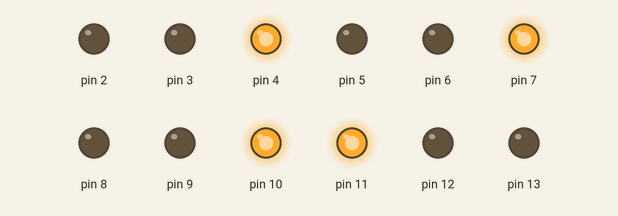
Recording of a sketch running on a simulated Arduino Uno, built with avr-gcc and run on an emulated ATmega328P. Parts: output pins drawn as LEDs (lit = HIGH).

Above: at 0.1 s.
At 8.1 s:
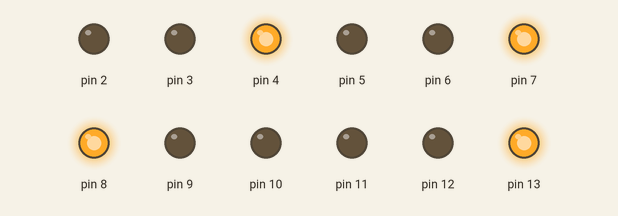
At 16.1 s:
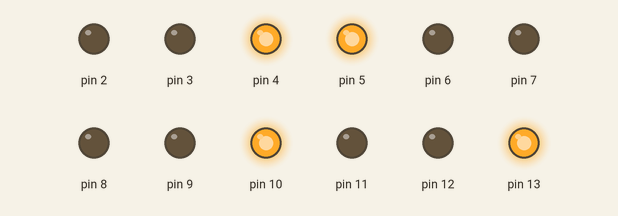
At 24.1 s:
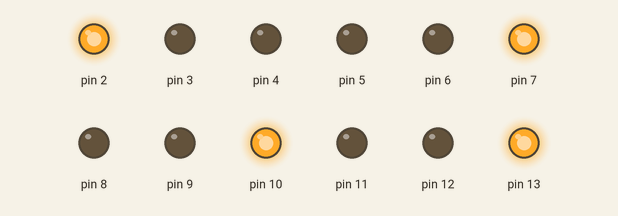
At 30.1 s:
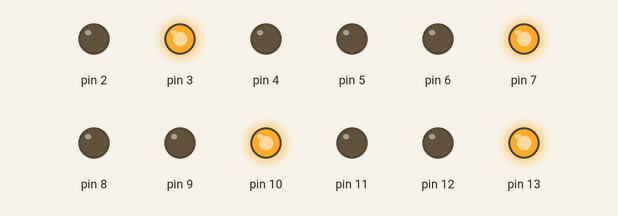
At 38.1 s:
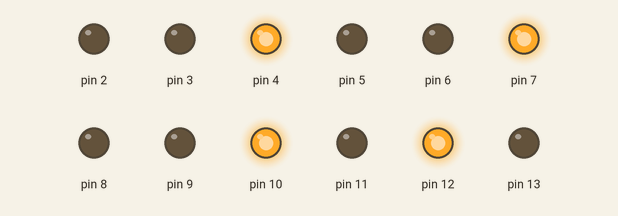
Timing chart, 0 to 39.6 s (numbered marks = the images above):
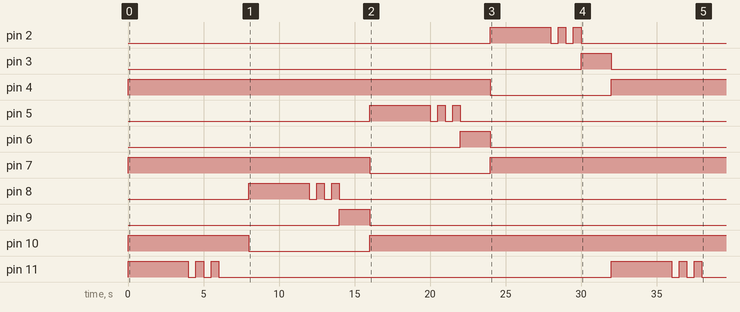

The sketch:

4_way_traffic_lights1.ino
```cpp
// C++ code
//
/*
  For an array of 4 Traffic Lights
*/

void setup()
{
  // Street Light 1
  pinMode(13, OUTPUT);
  pinMode(12, OUTPUT);
  pinMode(11, OUTPUT);

  // Street Light 2
  pinMode(10, OUTPUT);
  pinMode(9, OUTPUT);
  pinMode(8, OUTPUT);

  // Street Light 3
  pinMode(7, OUTPUT);
  pinMode(6, OUTPUT);
  pinMode(5, OUTPUT);

  // Traffic Light 4
  pinMode(4, OUTPUT);
  pinMode(3, OUTPUT);
  pinMode(2, OUTPUT);
}

void loop()
{
  // First Traffic Light
  digitalWrite(10, HIGH);
  digitalWrite(7, HIGH);
  digitalWrite(4, HIGH);
  greenLight(11);
  yellowLight(12);
  digitalWrite(10, LOW);

  digitalWrite(13, HIGH);
  greenLight(8);
  yellowLight(9);
  digitalWrite(7, LOW);

  digitalWrite(10, HIGH);
  greenLight(5);
  yellowLight(6);
  digitalWrite(4, LOW);

  digitalWrite(7, HIGH);
  greenLight(2);
  yellowLight(3);
  digitalWrite(13, LOW);
}

void yellowLight(int yellow)
{
  digitalWrite(yellow, HIGH);
  delay(2000);
  digitalWrite(yellow, LOW);
}

void greenLight(int green)
{
  digitalWrite(green, HIGH);
  delay(4000);
  digitalWrite(green, LOW);
  delay(500);
  digitalWrite(green, HIGH);
  delay(500);
  digitalWrite(green, LOW);
  delay(500);
  digitalWrite(green, HIGH);
  delay(500);
  digitalWrite(green, LOW);
}
```

Measured:
- by itself, pin 2: LOW → HIGH at 24.0 s, → LOW 4.0 s later, → HIGH 0.50 s later, → LOW 0.50 s later, … (6 changes in this stretch)
- by itself, pin 3: LOW → HIGH at 30.0 s, → LOW 2.0 s later
- by itself, pin 4: LOW → HIGH at 0.00 s, → LOW 24.0 s later, → HIGH 8.0 s later
- by itself, pin 5: LOW → HIGH at 16.0 s, → LOW 4.0 s later, → HIGH 0.50 s later, → LOW 0.50 s later, … (6 changes in this stretch)
- by itself, pin 6: LOW → HIGH at 22.0 s, → LOW 2.0 s later
- by itself, pin 7: LOW → HIGH at 0.00 s, → LOW 16.0 s later, → HIGH 8.0 s later
- by itself, pin 8: LOW → HIGH at 8.0 s, → LOW 4.0 s later, → HIGH 0.50 s later, → LOW 0.50 s later, … (6 changes in this stretch)
- by itself, pin 9: LOW → HIGH at 14.0 s, → LOW 2.0 s later
